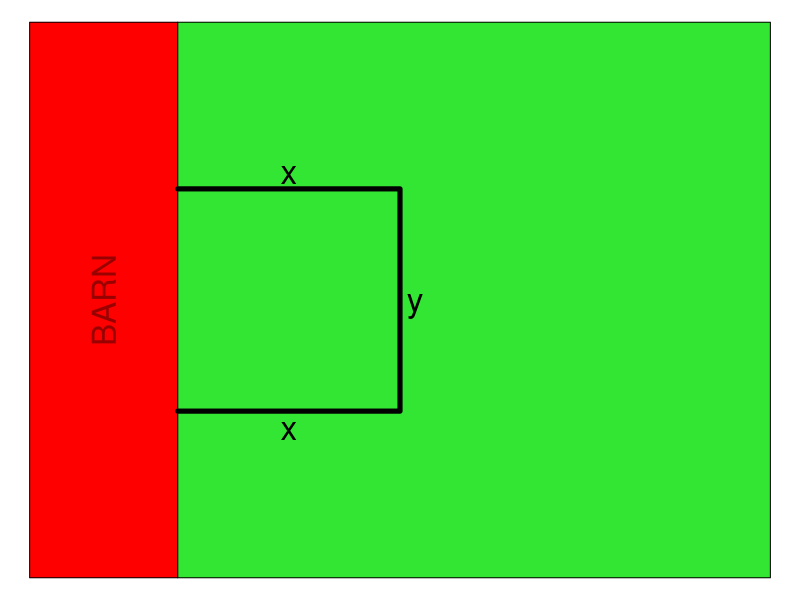
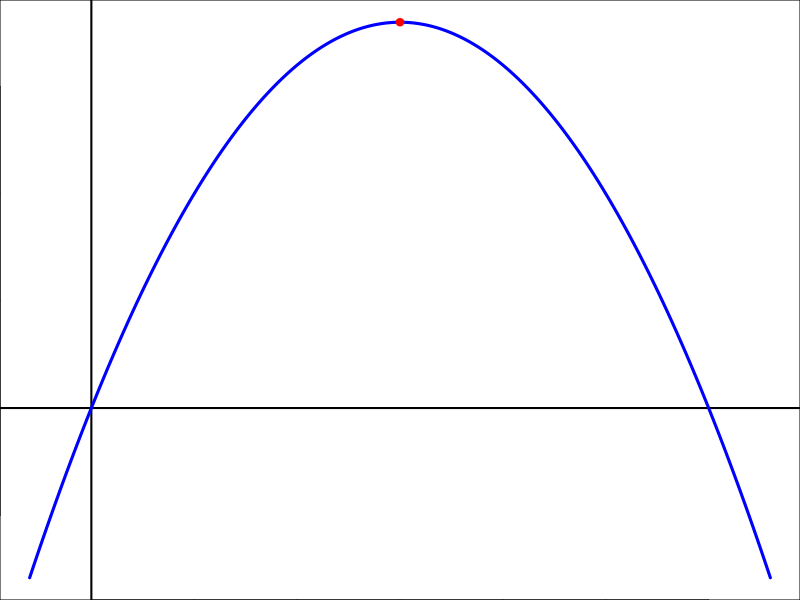

Source code (R) for these figures, in order:
## ---- chunk 1
options(scipen=999)
gcd2 <- function(a, b) {
    if (b == 0) a else Recall(b, a %% b)
}
gcd <- function(...) Reduce(gcd2, c(...))

pfix = function(c,d){
    p = paste0("{",c,"}x^{",d,"}",collapse="+")
    p = gsub("x^{0}","",p,fixed=T)
    p = gsub("x^{1}","x",p,fixed=T)
    p = gsub("+{-","-{",p,fixed=T)
    p = gsub("+{1}x","+x",p,fixed=T)
    p = gsub("-{1}x","-x",p,fixed=T)
    p = gsub("{-1}x","-x",p,fixed=T)
    p = gsub("{1}x","x",p,fixed=T)
    return(p)
}

x = sample(10:40,1)
y = 2*x
tot = 4*x
A = x*y

## ---- chunk 2
par(mar=c(0,0,0,0))
plot(0,0,"n",xlim=c(0,1),ylim=c(0,1),axes=F,ann=F)
polygon(c(0,0.2,0.2,0),c(0,0,1,1),col="red")
polygon(c(1,0.2,0.2,1),c(0,0,1,1),col=rgb(0.2,0.9,0.2))
text(0.1,0.5,"BARN",col=rgb(0.6,0,0),srt=90,cex=2)
lines(c(0.2,0.5,0.5,0.2),c(0.3,0.3,0.7,0.7),lwd=5,col="black")
text(0.35,0.7,"x",adj=c(0.5,-0.2),cex=2)
text(0.35,0.3,"x",adj=c(0.5,1.2),cex=2)
text(0.5,0.5,"y",adj=c(-0.4,0.5),cex=2)

## ---- chunk 3
xs = seq(-0.1*tot/(2),1.1*tot/(2),length.out=1000)
As = -(2)*xs^2+tot*xs

plot(xs,As,"l",xlab="x",ylab="A")
abline(h=0,lwd=2)
abline(v=0,lwd=2)
lines(xs,As,lwd=3,col="blue")

points(x,A,pch=19,col="red")
